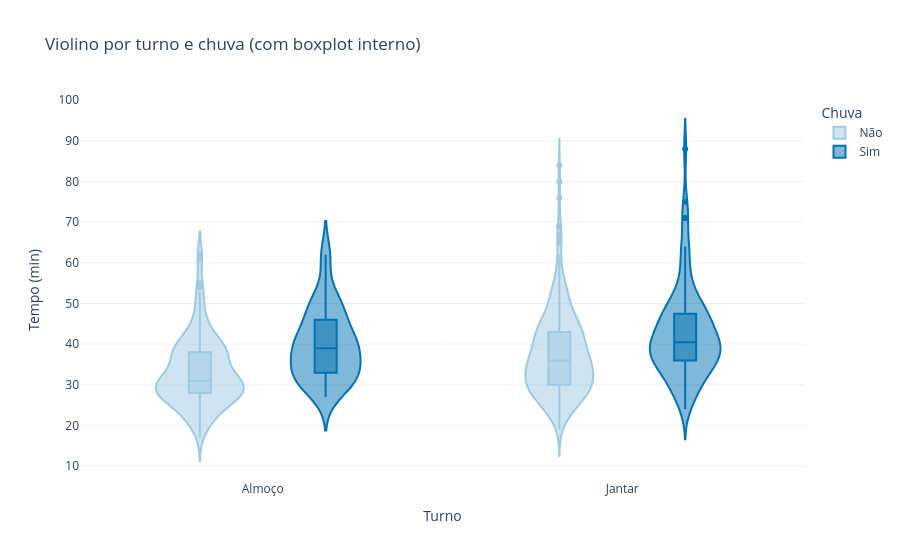

Source (notebook cell):
### Code cell
fig = px.violin(df, x="turno", y="tempo_entrega_min", color="chuva", box=True,
                color_discrete_map={"Não": "#9ecae1", "Sim": "#0173b2"},
                labels={"tempo_entrega_min": "Tempo (min)", "turno": "Turno", "chuva": "Chuva"},
                title="Violino por turno e chuva (com boxplot interno)")
fig.update_layout(template="plotly_white", violinmode="group")
fig.show()

### Figure 1 — Plotly figure (JSON) as saved in the notebook; plotly's stock layout.template omitted (floating-point values rounded to 4 significant figures; data arrays with more than 128 entries replaced by an {"elided": "..."} marker saying what was removed)
{"data": [{"alignmentgroup": "True", "box": {"visible": true}, "hovertemplate": "Chuva=Não<br>Turno=%{x}<br>Tempo (min)=%{y}<extra></extra>", "legendgroup": "Não", "marker": {"color": "#9ecae1"}, "name": "Não", "offsetgroup": "Não", "orientation": "v", "scalegroup": "True", "showlegend": true, "type": "violin", "x": {"elided": "458 str values"}, "x0": " ", "xaxis": "x", "y": {"elided": "458 int values"}, "y0": " ", "yaxis": "y"}, {"alignmentgroup": "True", "box": {"visible": true}, "hovertemplate": "Chuva=Sim<br>Turno=%{x}<br>Tempo (min)=%{y}<extra></extra>", "legendgroup": "Sim", "marker": {"color": "#0173b2"}, "name": "Sim", "offsetgroup": "Sim", "orientation": "v", "scalegroup": "True", "showlegend": true, "type": "violin", "x": {"elided": "142 str values"}, "x0": " ", "xaxis": "x", "y": {"elided": "142 int values"}, "y0": " ", "yaxis": "y"}], "layout": {"legend": {"title": {"text": "Chuva"}, "tracegroupgap": 0}, "title": {"text": "Violino por turno e chuva (com boxplot interno)"}, "violinmode": "group", "xaxis": {"anchor": "y", "domain": [0.0, 1.0], "title": {"text": "Turno"}}, "yaxis": {"anchor": "x", "domain": [0.0, 1.0], "title": {"text": "Tempo (min)"}}}}
